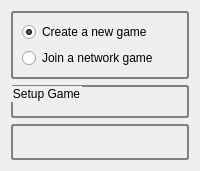
<?xml version="1.0" encoding="UTF-8"?>
<ui version="4.0">
 <class>GameConfView</class>
 <widget class="QWidget" name="GameConfView">
  <property name="windowTitle">
   <string>Form</string>
  </property>
  <property name="styleSheet">
   <string notr="true">QGroupBox { 
     border: 2px solid gray; 
     border-radius: 3px; 
 } </string>
  </property>
  <layout class="QGridLayout" name="gridLayout">
   <item row="0" column="0">
    <layout class="QVBoxLayout" name="verticalLayout">
     <item>
      <widget class="QGroupBox" name="gbChooseGameType">
       <property name="styleSheet">
        <string notr="true"/>
       </property>
       <property name="title">
        <string/>
       </property>
       <layout class="QVBoxLayout" name="verticalLayout_3">
        <item>
         <widget class="QRadioButton" name="rbNewGame">
          <property name="text">
           <string>Create a new game</string>
          </property>
          <property name="checked">
           <bool>true</bool>
          </property>
         </widget>
        </item>
        <item>
         <widget class="QRadioButton" name="rbNetworkGame">
          <property name="text">
           <string>Join a network game</string>
          </property>
         </widget>
        </item>
       </layout>
      </widget>
     </item>
     <item>
      <widget class="QGroupBox" name="gbSetupGame">
       <property name="sizePolicy">
        <sizepolicy hsizetype="Preferred" vsizetype="Preferred">
         <horstretch>0</horstretch>
         <verstretch>0</verstretch>
        </sizepolicy>
       </property>
       <property name="styleSheet">
        <string notr="true"/>
       </property>
       <property name="title">
        <string>Setup Game</string>
       </property>
       <layout class="QGridLayout" name="gridLayout_2">
        <property name="topMargin">
         <number>20</number>
        </property>
        <item row="0" column="0">
         <widget class="QStackedWidget" name="stackedWidget">
          <property name="lineWidth">
           <number>0</number>
          </property>
          <property name="currentIndex">
           <number>0</number>
          </property>
          <widget class="NewGameSetupView" name="phNewGameSetupView"/>
          <widget class="JoinGameSetupView" name="phJoinGameSetupView"/>
         </widget>
        </item>
       </layout>
      </widget>
     </item>
     <item>
      <widget class="QGroupBox" name="gbStatus">
       <property name="sizePolicy">
        <sizepolicy hsizetype="Preferred" vsizetype="Preferred">
         <horstretch>0</horstretch>
         <verstretch>0</verstretch>
        </sizepolicy>
       </property>
       <property name="styleSheet">
        <string notr="true"/>
       </property>
       <property name="title">
        <string/>
       </property>
       <layout class="QGridLayout" name="gridLayout_3">
        <item row="0" column="0">
         <widget class="QLabel" name="lblStatus">
          <property name="wordWrap">
           <bool>true</bool>
          </property>
         </widget>
        </item>
       </layout>
      </widget>
     </item>
    </layout>
   </item>
  </layout>
 </widget>
 <customwidgets>
  <customwidget>
   <class>NewGameSetupView</class>
   <extends>QWidget</extends>
   <header>newgamesetupview.h</header>
   <container>1</container>
  </customwidget>
  <customwidget>
   <class>JoinGameSetupView</class>
   <extends>QWidget</extends>
   <header>joingamesetupview.h</header>
   <container>1</container>
  </customwidget>
 </customwidgets>
 <resources/>
 <connections>
  <connection>
   <sender>rbNewGame</sender>
   <signal>toggled(bool)</signal>
   <receiver>GameConfView</receiver>
   <slot>gameTypeSelectionChanged(bool)</slot>
   <hints>
    <hint type="sourcelabel">
     <x>121</x>
     <y>34</y>
    </hint>
    <hint type="destinationlabel">
     <x>312</x>
     <y>4</y>
    </hint>
   </hints>
  </connection>
  <connection>
   <sender>rbNetworkGame</sender>
   <signal>toggled(bool)</signal>
   <receiver>GameConfView</receiver>
   <slot>gameTypeSelectionChanged(bool)</slot>
   <hints>
    <hint type="sourcelabel">
     <x>70</x>
     <y>66</y>
    </hint>
    <hint type="destinationlabel">
     <x>96</x>
     <y>5</y>
    </hint>
   </hints>
  </connection>
 </connections>
 <slots>
  <slot>gameTypeSelectionChanged(bool)</slot>
 </slots>
</ui>
